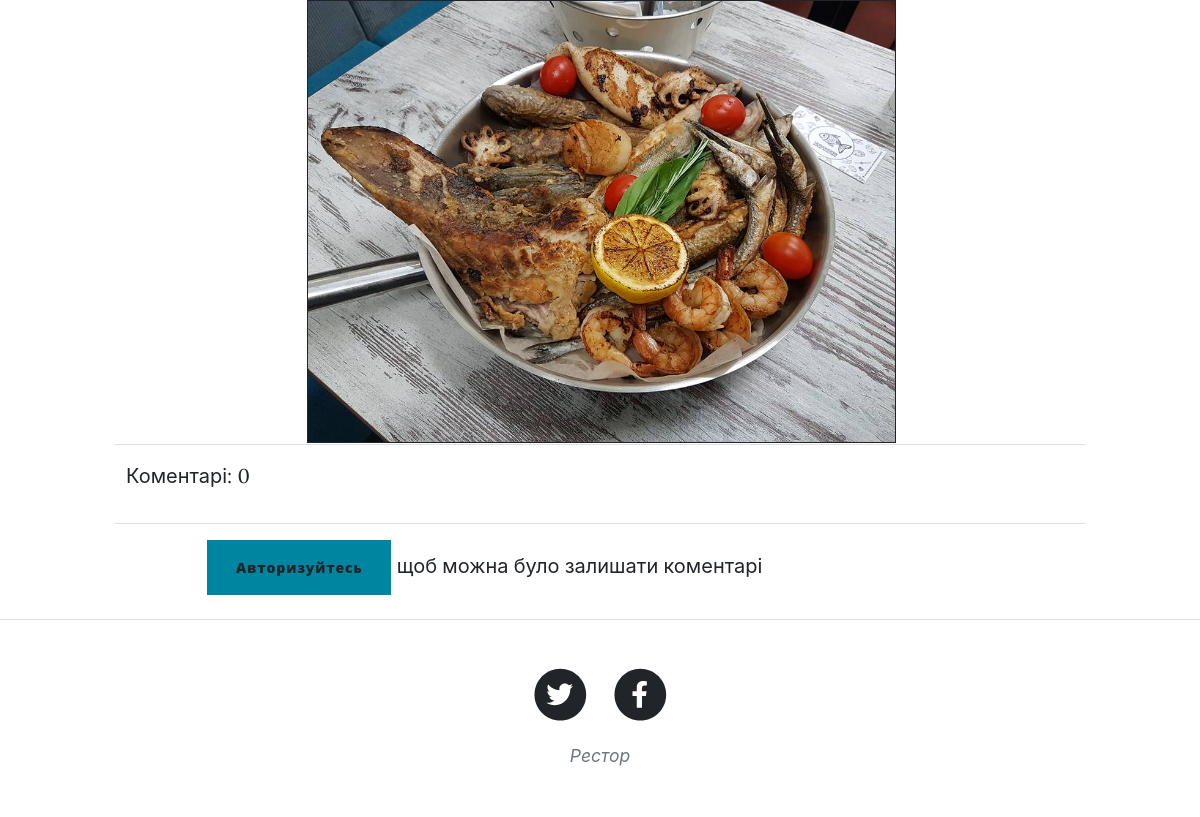
Page /post/10 (lower part) on the earlier database version.
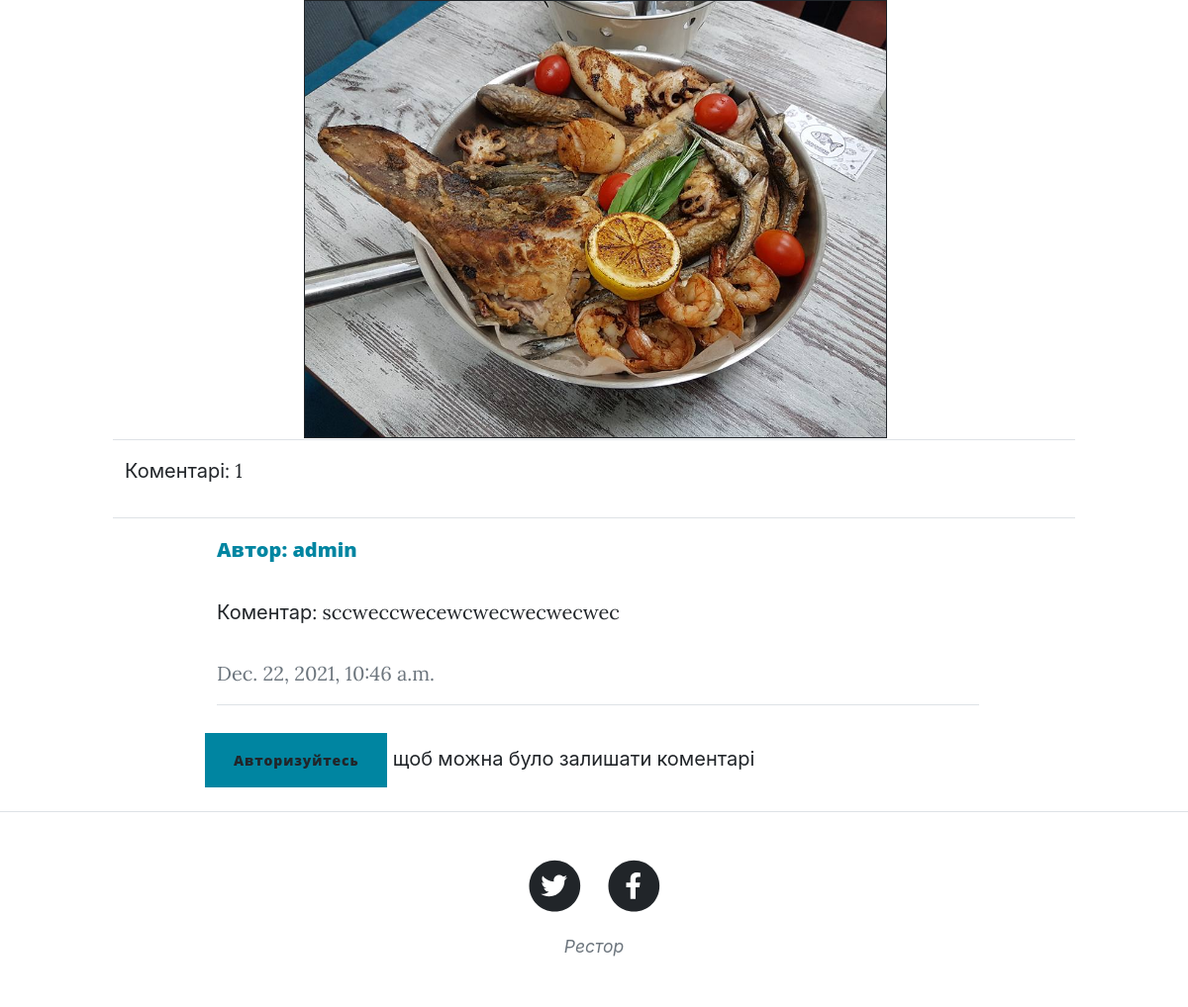
Same page on the later database version.
### main_app/models.py (models this page shows, shortened)
class Post(models.Model):
    categories = models.ForeignKey('Category', verbose_name='Категорія', on_delete=models.SET_NULL, null=True)
    title = models.CharField('Назва', max_length=250)
    anons = models.CharField("Анонс", max_length=250)
    full_text = RichTextUploadingField("Стаття")
    date = models.DateTimeField('дата опублікування')
    def get_review(self):
        return self.comment_post.filter(parent__isnull=True)

class Comment(models.Model):
    post = models.ForeignKey(Post, related_name='comment_post', on_delete=models.CASCADE, blank=True, null=True)
    user = models.ForeignKey(User, on_delete=models.CASCADE, verbose_name="Автор коментаря", blank=True, null=True)
    create_data = models.DateTimeField(auto_now=True)
    body = models.TextField(verbose_name='Текст коментаря', max_length=450)
    status = models.BooleanField(verbose_name="Статус коментаря", default=False)
    parent = models.ForeignKey('self', null=True, blank=True, on_delete=models.CASCADE)
    def get_children(self):
        return Comment.objects.filter(parent=self)
    class Meta:
        ordering = ['-create_data']

### main_app/views.py (the view, shortened to what this page needs)
# urls.py: path('post/<int:pk>', NewsDetailView.as_view(), name='news-detail'),
class NewsDetailView(FormMixin, DetailView):
    model = Post
    template_name = 'detail_post.html'
    context_object_name = 'detail_post'
    form_class = CommentForm

### main_app/templates/detail_post.html (shortened to what this page needs)
{% extends 'base.html' %}
{% block content %}
<article class="mb-4">
    <div class="container px-4 px-lg-5">
        <div class="row gx-4 gx-lg-5 justify-content-center">
            <div class="col-md-10 col-lg-8 col-xl-7">
                <p>{{detail_post.full_text|safe}}</p>
            </div>
        </div>
        <div class="container px-4 px-lg-5">
            <div class="row d-flex justify-content-center">
                <hr>
        <p>Коментарі: {{detail_post.comment_post.all.count}}</p>
        <hr>
                {% for item in detail_post.get_review %}
                <div class="col-md-10">
                    <div class="card p-1 mb-2">
                        <div class="d-flex flex-column ms-2">
                            <h5 class="mb-1 text-primary">Автор: {{ item.user }}</h5>
                            <p class="fst-normal">Коментар: {{ item.body }}</p>
                            <div class="d-flex justify-content-between">
                                <div class="d-flex flex-row"> <span class="text-muted fw-normal fs-10">{{ item.create_data}}</span></div>
                            </div>
                            <hr>
                        </div>
                    </div>
                </div>
            {% endfor %}
        </div>
    </div>
    <div class="container px-4 px-lg-5">
        <div class="row d-flex justify-content-center">
            <div class="col-md-10">
            {% if request.user.is_authenticated %}
                    <p>Додати коментар</p>
                    <form action="{% url 'add_review' detail_post.id %}" id="add_form" method="post">
                        {% csrf_token %}
                        <input type="hidden" maxlength="4" name="parent" id="contactparent" value="">
                        <textarea class="form-control border" rows="5" maxlength="450" minlength="20" class="col-md-10" name="body" id="contactcomment" required=""></textarea>
                    </form>
                    <p><button form="add_form" type="submit" class="btn btn-primary">Додати</button></p>
            {% else %}
                <button form="{{forms}}" type="submit" class="btn btn-primary">
                    <a href="{% url 'login' %}">Авторизуйтесь</a>
                </button>
                щоб можна було залишати коментарі
            {% endif %}
            </div>
        </div>
    </div>
</article>
{% endblock %}

Differences in the rows shown:
computed for Post: comment_post.all.count "0" → "1"
added Comment: user "admin", body "sccweccwecewcwecwecwecwec", create_data "Dec. 22, 2021, 10:46 a.m."
